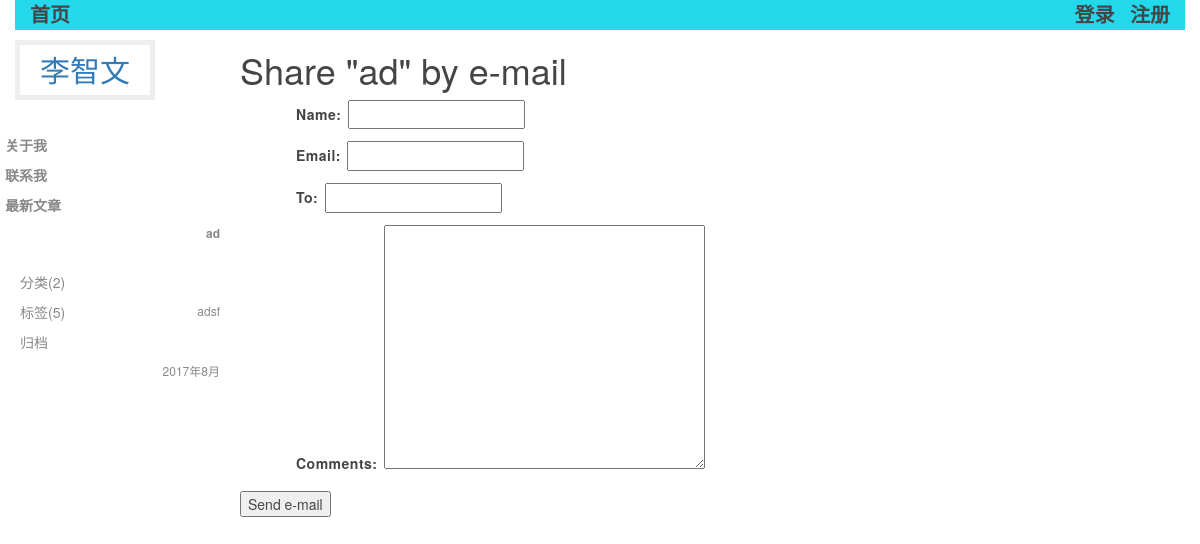
Page /1/share/ on the earlier database version.
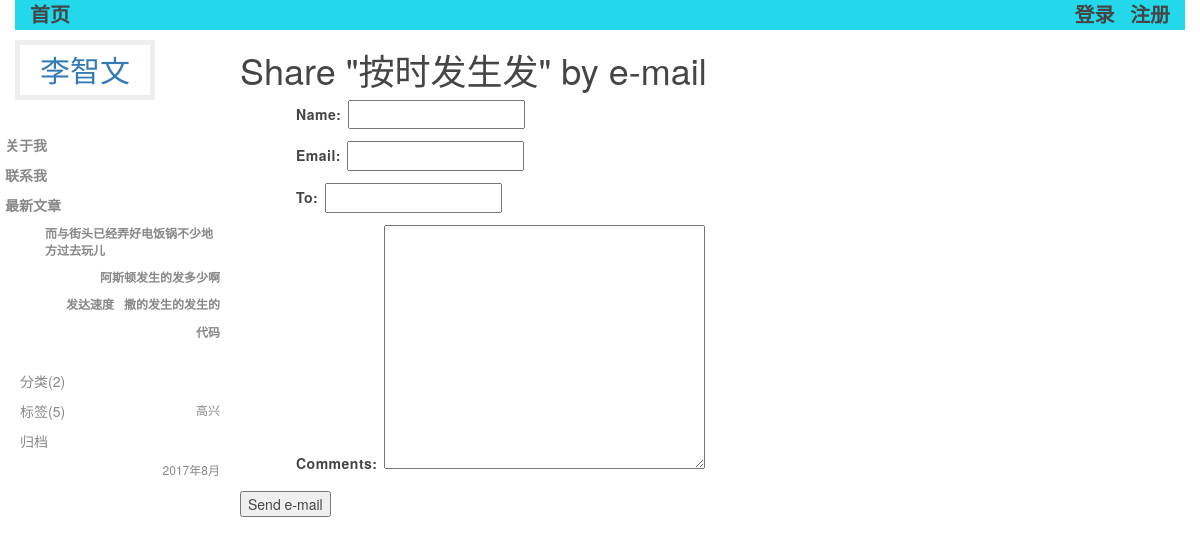
Same page on the later database version.
### blog/models.py (models this page shows, shortened)
class Post(models.Model):
    title = models.CharField(max_length=50, verbose_name=u'标题')
    body = models.TextField(verbose_name=u'正文')
    created_time = models.DateTimeField(auto_now_add=True)
    modified_time = models.DateTimeField(auto_now=True)
    excerpt = models.CharField(max_length=200, verbose_name=u'摘要', blank=True)
    category = models.ForeignKey(Category, verbose_name=u'分类')
    tags = models.ManyToManyField(Tag, blank=True, verbose_name=u'标签')
    author = models.ForeignKey(User, verbose_name=u'作者')
    views = models.PositiveIntegerField(default=0, verbose_name=u'点击数')
    class Meta:
        verbose_name = u"正文"
        verbose_name_plural = verbose_name
    def get_absolute_url(self):
        return reverse('blog:detail', kwargs={'pk': self.pk})

class Category(models.Model):
    name = models.CharField(max_length=100, verbose_name=u'分类')
    class Meta:
        verbose_name = u"分类"
        verbose_name_plural = verbose_name

### blog/views.py (the view)
# urls.py: url(r'^(?P<post_id>\d+)/share/$', views.post_share, name='post_share'),
def post_share(request, post_id):
    post = get_object_or_404(Post, id=post_id)
    sent = False
    if request.method == 'POST':
        form = EmailPostForm(request.POST)
        if form.is_valid():
            cd = form.cleaned_data
            post_url = request.build_absolute_uri(post.get_absolute_url())
            subject = '{} ({}) recommends you reading "{}"'.format(cd['name'], cd['email'], post.title)
            message = 'Read "{}" at {}\n\n{}\'s comments: {}'.format(post.title, post_url, cd['name'], cd['comments'])
            send_mail(subject, message, 'zzl_wen@sina.com', [cd['to']])
            sent = True
    else:
        form = EmailPostForm()
    return render(request, 'share.html', {'post': post,
                                          'form': form,
                                          'sent': sent})

### blog/forms.py
class EmailPostForm(forms.Form):
    name = forms.CharField(max_length=25)
    email = forms.EmailField()
    to = forms.EmailField()
    comments = forms.CharField(required=False, widget=forms.Textarea)

### blog/templatetags/blog_tags.py (called while the page is built)
@register.simple_tag
def get_recent_posts(num=5):
    return Post.objects.all().order_by('-created_time')[:num]

@register.simple_tag
def archives():
    return Post.objects.dates('created_time', 'month', order='DESC')

@register.simple_tag
def get_categories():
    return Category.objects.all()

### templates/share.html (shortened to what this page needs)
{% extends 'base.html' %}
{% block main %}
  {% if sent %}
    <h1>E-mail successfully sent</h1>
    <p>
      "{{ post.title }}" was successfully sent to {{ cd.to }}.
    </p>
  {% else %}
    <h1>Share "{{ post.title }}" by e-mail</h1>
    <form action="." method="post">
      {{ form.as_p }}
      <input type="submit" value="Send e-mail">
    </form>
  {% endif %}
{% endblock %}

### templates/base.html (shortened to what this page needs)
{% load staticfiles %}
{% load blog_tags %}
<!DOCTYPE html>
<html lang="en">
<head>
  <link rel="stylesheet" href="{% static 'css/normalize.css' %}">
  <link rel="stylesheet" href="{% static 'css/main.css' %}">
 <link rel="stylesheet" href="{% static 'css/bootstrap.css' %}">
</head>
<body>
<div class="nav">
    <div class="container clear-float">
        <div class="fl">
            <a href="{% url 'blog:index' %}">首页</a>
        </div>
        <div class="fr">
        {% if request.user.is_authenticated %}
         Hello&nbsp;,{{ request.user.first_name }},
                    <a href="{% url "logout" %}">登出</a>
               {% else %}
                    <ul>
                        <li>
                            <a href="{% url "login" %}">登录</a>&nbsp;&nbsp;&nbsp;
                            <a href="{% url 'register' %}">注册</a>
                        </li>
                    </ul>
        {% endif %}
        </div>
    </div>
</div>
<div class="side-bar">
  <div class="header">
    <a href="{% url 'blog:index' %}" class="logo">李智文</a>
  </div>
  <div class="nav">
    <a href="#" class="item">关于我</a>
    <a href="#" class="item">联系我</a>
    <a href="#" class="item">最新文章</a>
      <div class="tags_body">
      {% get_recent_posts as recent_post_list %}
      <ul>
          {% for post in recent_post_list %}
        <li>
          <a href="{{ post.get_absolute_url }}">{{ post.title }}</a>
        </li>
          {% empty %}
          暂无文章！
          {% endfor %}
      </ul>
    </div>
  </div>
  <div class="tag-list">
    <a href="#" class="item">分类(2)</a>
        <div class="tags_body">
      {% get_categories as category_list %}
      <ul>
          {% for category in category_list %}
        <li>
          <a href="{% url 'blog:category' category.pk %}">{{ category.name }}</a>
        </li>
          {% empty %}
          暂无文章！
          {% endfor %}
      </ul>
    </div>
    <a href="#" class="item">标签(5)</a>
    <a href="#" class="item">归档</a>
      <div class="tags_body">
      {% archives as date_list %}
      <ul>
          {% for date in date_list %}
        <li>
          <a href="{% url 'blog:archives' date.year date.month %}">{{ date.year }}年{{ date.month }}月</a>
        </li>
          {% empty %}
          暂无归档！
          {% endfor %}
      </ul>
    </div>
  </div>
</div>
<div class="main">
{% block main %}
{% endblock main %}
</div>
</body>
</html>

Differences in the rows shown:
no longer on one of the page's lists (row edited): Post: title "ad"
added Post: title "而与街头已经弄好电饭锅不少地方过去玩儿"
added Post: title "阿斯顿发生的发多少啊"
added Post: title "撒的发生的发生的"
added Post: title "发达速度"
added Post: title "代码"
changed Category: name "adsf" → "高兴"
changed Post: title "ad" → "按时发生发"
